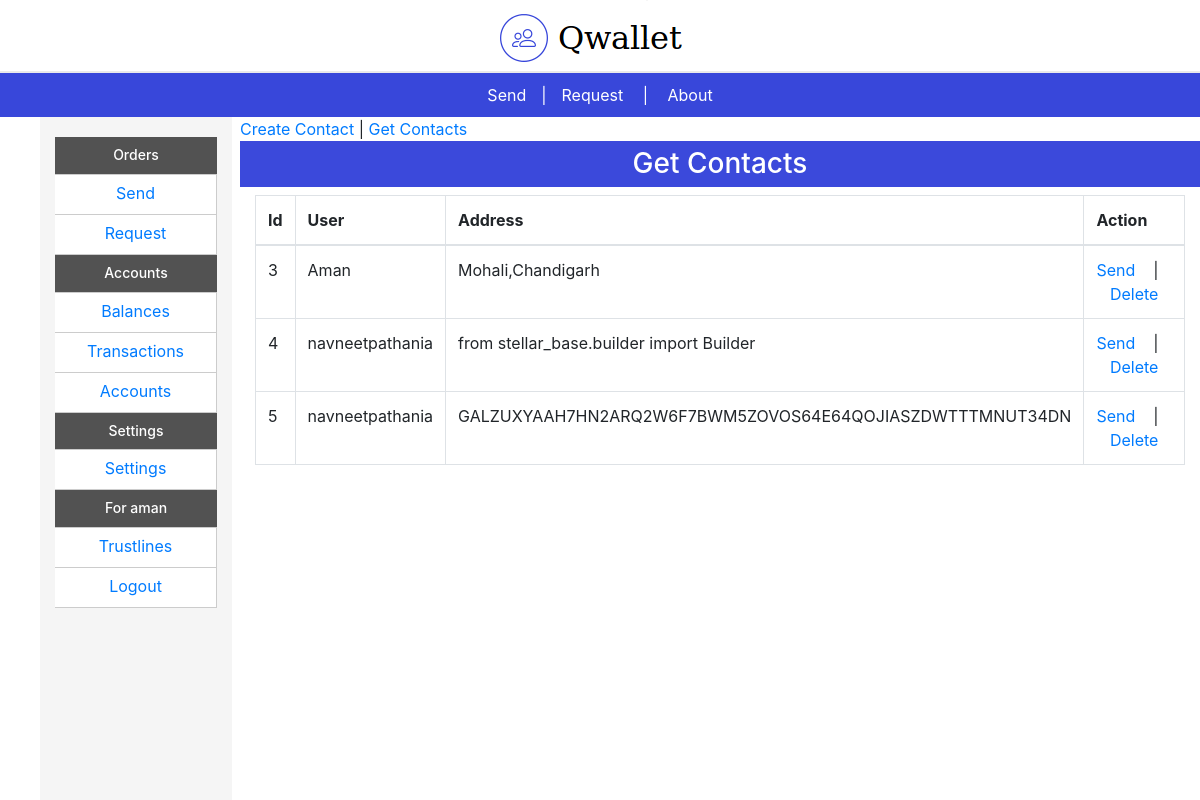
/stellar/get_contacts/ (signed in), run on an earlier commit of the app's database.
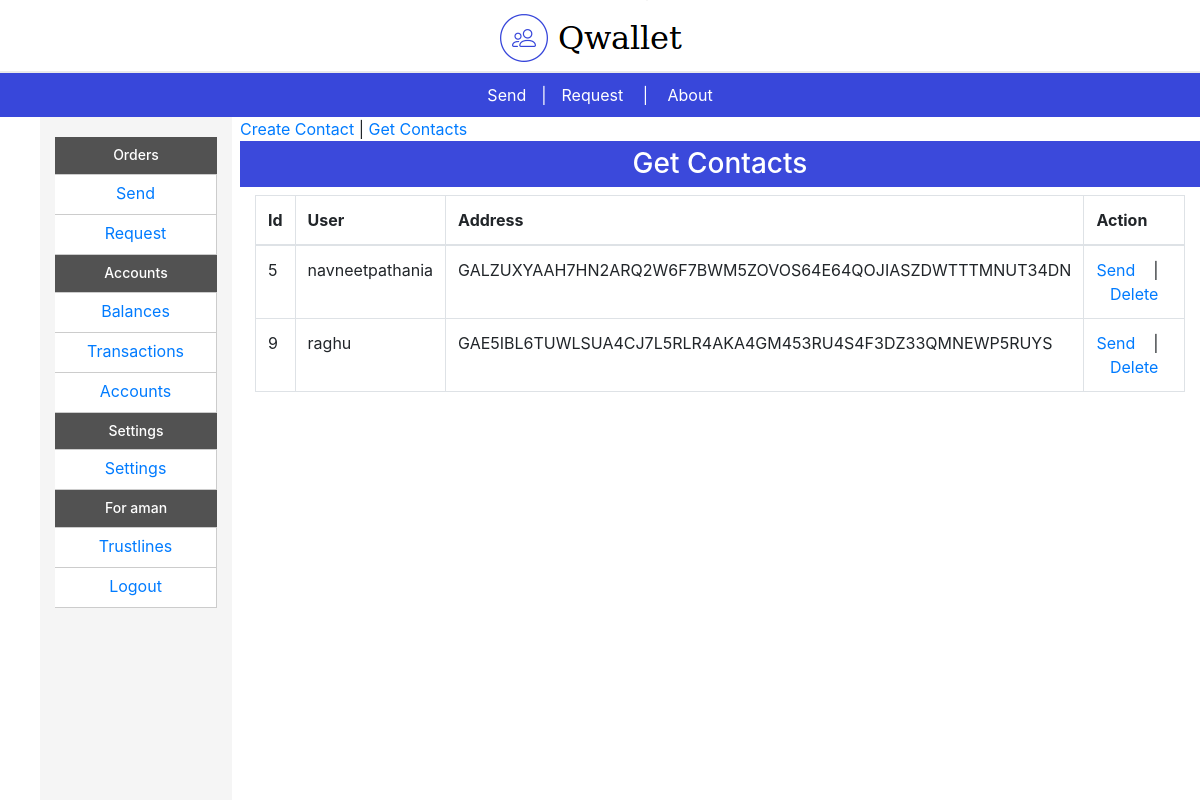
And on a later commit of the database.
### stellar/models.py (models this page shows)
class Contact(models.Model):
    user_name = models.CharField(max_length=200)
    contact = models.CharField(max_length=200)
    address = models.CharField(max_length=200)
    memo = models.CharField(max_length=28, blank=True)

### stellar/views.py (the view)
@login_required
def get_contacts(request):
    r = Contact.objects.all()
    return render(request, 'stellar/get_contacts.html', {'r': r})

### templates/stellar/get_contacts.html (shortened to what this page needs)
{% extends "base.html" %}
{% load i18n %}
{% get_current_language as LANGUAGE_CODE %}
{% get_available_languages as LANGUAGES %}
{% get_current_language_bidi as LANGUAGE_BIDI %}
{% block content %}
<nav>
<a href="/stellar/contact_create">{% trans "Create Contact" %}</a> |
<a href="/stellar/get_contacts">{% trans "Get Contacts" %}</a><br \>
</nav>
<h3 style="text-align: center;" >Get Contacts</h3>
<div class="container">
  <table class="table table-bordered table-hover" >
    <thead>
      <tr>
        <th>Id</th>
        <th>User</th>
        <th>Address</th>
        <th>Action</th>
      </tr>
    </thead>
    <tbody>
    {% for value in r %}
      <tr>
        <td>{{value.id}}</td>
        <td>{{ value.contact}}</td>
        <td>{{ value.address}}</td>
        <td><a href="#" onclick="send_contact({{value.id}})">Send</a> &nbsp;&nbsp; | &nbsp;&nbsp;
            <a href="#" onclick="delete_contact({{value.id}})">Delete</a>
        </td>
      </tr>
{% endfor %}
    </tbody>
  </table>
</div>
{% endblock %}

### templates/base.html (shortened to what this page needs)
<!DOCTYPE html>
{% load i18n %}
{% load static %}
<link rel="stylesheet" href="{% static 'css/style.css' %}">
<link rel="stylesheet" href="{% static 'css/bootstrap.min.css' %}">
</head>
<body>
{% get_current_language as LANGUAGE_CODE %}
{% get_available_languages as LANGUAGES %}
{% get_current_language_bidi as LANGUAGE_BIDI %}
<header>
    <div class="logo">
        <div class="conanter">
            <a href="/">
                <img alt="qwallet stellar wallet">
            </a>
        </div>
    </div>
</header>
  {% if request.user.is_authenticated %}
<div class="list_menu_side">
  <a  href="/stellar/send">{% trans "Send" %}</a>|<a href="/stellar/request">{% trans "Request" %}</a> |
     <a href="/about">{% trans "About" %}</a>
</div>
{% endif %}
{% include "nav_0.html" with active_link='link2' %}
<div class="content_side">{% block content %}{% endblock %}</div>
</body>
</html>

### templates/nav_0.html (shortened to what this page needs)
{% load static %}
<div class="nev_toggle_bar">
    <ul class="dropdown_bar_bar">
        <li>
            <ul class="sub_dropdown_bar">
                <li>
<div class="sider_bar">
{% load i18n %}
<div class="navbar_inner">
      <ul class="navbar-nav">
          {% if request.user.is_authenticated %}
          <h5> Orders</h5>
        <ul>
          <li>
            <a  href="/stellar/send">{% trans "Send" %}</a>
          </li>
          <li class="navbar-nav-item">
            <a href="/stellar/request">{% trans "Request" %}</a>
          </li>
        </li>
      </ul>
      <h5> Accounts</h5><ul>
        <li class="navbar-nav-item">
          <a href="/stellar/accountdetails">{% trans "Balances" %}</a>
        </li>
        <li class="navbar-nav-item">
            <a  href="/stellar/transactions">{% trans "Transactions" %}</a>
          </li>
          <li class="navbar-nav-item">
            <a href="/stellar/accounts">{% trans "Accounts" %}</a>
          </li>
        </ul>
          <h5> Settings </h5><ul>
          <li class="navbar-nav-item">
            <a href="/settings">{% trans "Settings" %} </a>
          </li>
<h5>For {{ request.user }}</h5>
          <li class="navbar-nav-item">
            <a href="/stellar/trustlines">{% trans "Trustlines" %} </a>
          </li>
          <li class="navbar-nav-item">
            <a href="/logout_user/">{% trans "Logout" %}</a>
          </li></ul>
          {% endif %}
        </ul>
</div>

### static/css/style.css (style rules this page uses)
body { margin:0; }
header .logo { text-align: center; box-shadow: 0 0 3px 0 #e1e1e1; border-bottom: 2px solid #eaeaea; }
.sider_bar { width: 16%; float: left; padding: 20px 15px; background-color: #f5f5f5; height: 100%; position: fixed; overflow: hidden; }
.sider_bar h5 { font-size: 14px; text-align: center; padding-left: 0; border-bottom: 1px solid #ccc; padding-bottom: 10px; margin-bottom: 0; background-color: #525252; color: #fff; padding: 10px; }
.sider_bar ul.navbar-nav { list-style: none; padding: 0; box-sizing: border-box; display: inline-block; width: 100%; }
.sider_bar ul.navbar-nav a { text-decoration: none; font-size: 16px; display: inline-block; margin-bottom: 10px; }
.content_side { width: 80%; display: inline-block; float: right; }
.content_side h3 { border-radius: 0; padding: 9px 15px 10px; line-height: 27px; height: 100%; background-color: #3b49db; margin-top:0; color:#fff; }
.navbar_inner { background-color: #f5f5f5; position: relative; top: 0; bottom: 0; height: 100%; }
.sider_bar { width: 16%; float: left; display: block; height: 100%; }
.container { position: relative; z-index: 1; max-width: 300px; margin: 0 auto; }
.container:before, .container:after { content: ""; display: block; clear: both; }
.sider_bar li { width: 100%; border-bottom: 1px solid #ccc; line-height: 15px; padding: 11px 30px 3px; border-right: 1px solid #ccc; display: block; cursor: pointer; background-color: #fff; text-align: center; }
.sider_bar ul.navbar-nav ul { list-style: none; padding: 0; box-sizing: border-box; display: inline-block; width: 100%; }
.list_menu_side { display: block; width: 100%; padding: 10px; background-color: #3847da; text-align: center; color: #fff; }
.list_menu_side a { color: #fff; padding: 0 15px; }
.nev_toggle_bar { width: 20%; display: block; float: left; }
.nev_toggle_bar ul.dropdown_bar_bar { padding: 0; list-style: none; }
.nev_toggle_bar .sub_dropdown_bar { list-style-type: none; }

What changed in the data, as far as the page shows it:
removed Contact: id "3", contact "Aman", address "Mohali,Chandigarh"
removed Contact: id "4", contact "navneetpathania", address "from stellar_base.builder import Builder"
added Contact: id "9", contact "raghu", address "GAE5IBL6TUWLSUA4CJ7L5RLR4AKA4GM453RU4S4F3DZ33QMNEWP5RUYS"
